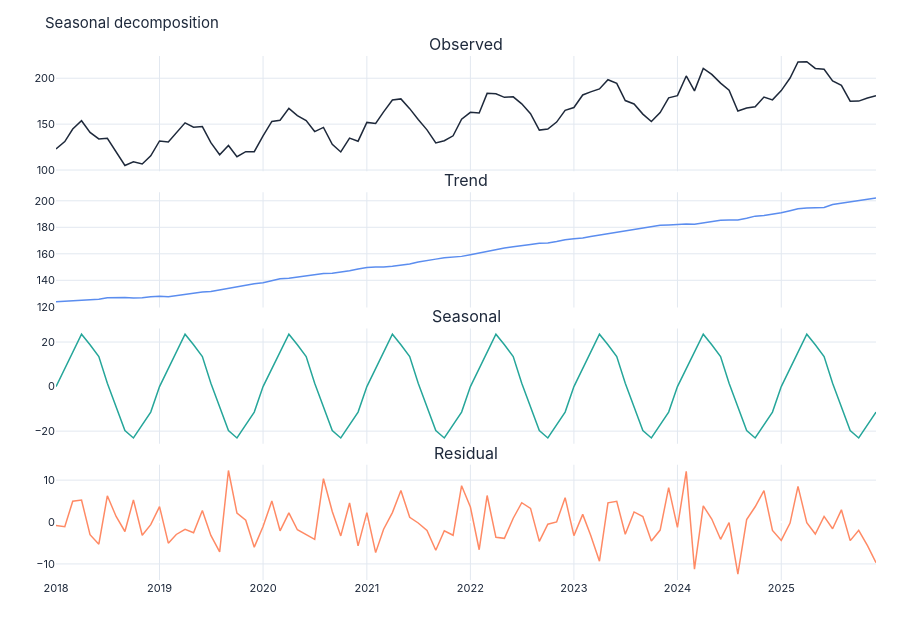

Notebook code cell kept with this figure:
### Code cell
# Seaonal decomposition
decomposition(ts_data["sales"].to_timestamp(), model="additive").show()
